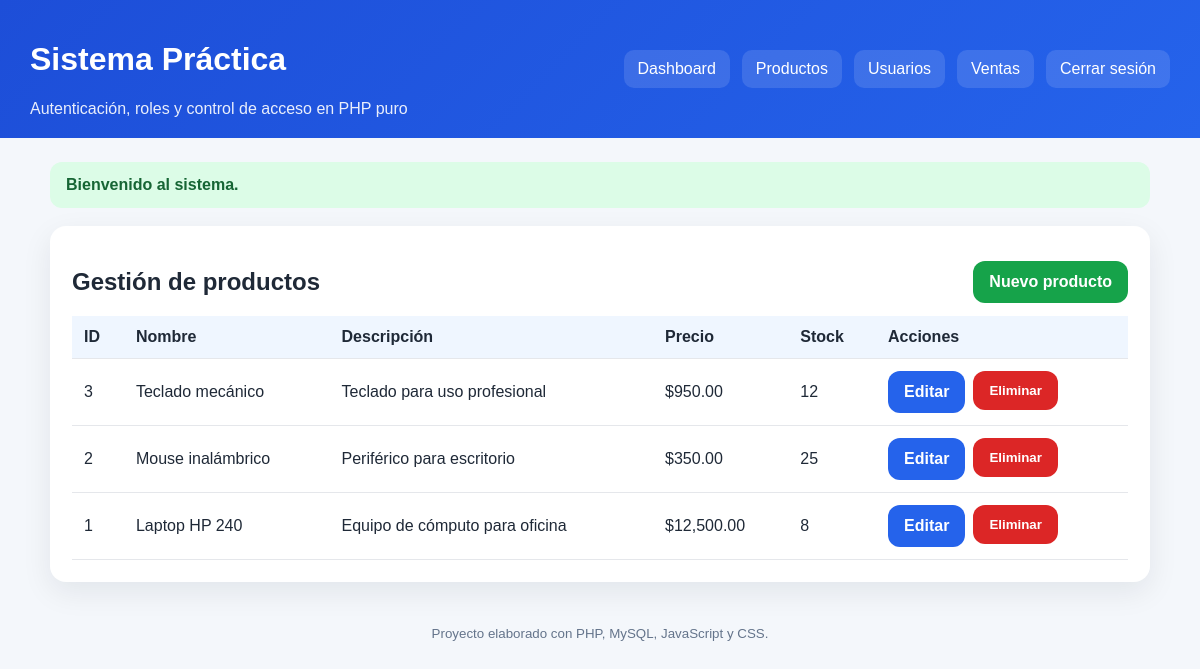
/productos/index.php (signed in), run on the app's committed database.
### tables this page shows
CREATE TABLE productos (
  id INT AUTO_INCREMENT PRIMARY KEY,
  nombre VARCHAR(120) NOT NULL,
  descripcion TEXT NULL,
  precio DECIMAL(10,2) NOT NULL DEFAULT 0.00,
  stock INT NOT NULL DEFAULT 0,
  creado_por INT NULL,
  created_at TIMESTAMP DEFAULT CURRENT_TIMESTAMP,
  CONSTRAINT fk_productos_usuario
    FOREIGN KEY (creado_por) REFERENCES usuarios(id)
    ON UPDATE CASCADE
    ON DELETE SET NULL
);

### includes/funciones.php (called while the page is built, shortened)
<?php
function e(?string $value): string
{
    return htmlspecialchars((string) $value, ENT_QUOTES, 'UTF-8');
}
function has_role(array $roles): bool
{
    return isset($_SESSION['rol']) && in_array($_SESSION['rol'], $roles, true);
}

### productos/index.php (the view, shortened to what this page needs)
<?php
require_once __DIR__ . '/../includes/autenticacion.php';
$products = $pdo->query('SELECT * FROM productos ORDER BY id DESC')->fetchAll();
require_once __DIR__ . '/../includes/header.php';
?>
<div class="card">
    <div class="actions" style="justify-content: space-between; align-items: center;">
        <h2>Gestión de productos</h2>
        <?php if (has_role(['Administrador', 'Usuario'])): ?>
            <a class="btn btn-success" href="crear.php">Nuevo producto</a>
        <?php endif; ?>
    </div>
    <div class="table-wrapper">
        <table>
            <thead>
                <tr>
                    <th>ID</th>
                    <th>Nombre</th>
                    <th>Descripción</th>
                    <th>Precio</th>
                    <th>Stock</th>
                    <th>Acciones</th>
                </tr>
            </thead>
            <tbody>
                <?php foreach ($products as $product): ?>
                    <tr>
                        <td><?= (int)$product['id'] ?></td>
                        <td><?= e($product['nombre']) ?></td>
                        <td><?= e($product['descripcion']) ?></td>
                        <td>$<?= number_format((float)$product['precio'], 2) ?></td>
                        <td><?= (int)$product['stock'] ?></td>
                        <td class="actions">
                            <?php if (has_role(['Administrador', 'Usuario'])): ?>
                                <a class="btn btn-primary" href="editar.php?id=<?= (int)$product['id'] ?>">Editar</a>
                                <form method="POST" action="eliminar.php">
                                    <button
                                        class="btn btn-danger"
                                        type="submit"
                                        onclick="return confirm('¿Eliminar producto?');"
                                    >
                                        Eliminar
                                    </button>
                                </form>
                            <?php else: ?>
                                <span>Solo consulta</span>
                            <?php endif; ?>
                        </td>
                    </tr>
                <?php endforeach; ?>
            </tbody>
        </table>
    </div>
</div>
<?php
require_once __DIR__ . '/../includes/footer.php';
?>

### assets/css/style.css (style rules this page uses)
* { box-sizing:border-box;font-family:Arial, Helvetica, sans-serif; }
body { margin:0;background:#f4f7fb;color:#1f2937; }
.card { background:white;border-radius:16px;padding:22px;box-shadow:0 10px 30px rgba(15,23,42,.08);margin-bottom:20px; }
button,.btn { border:none;border-radius:12px;padding:12px 16px;cursor:pointer;text-decoration:none;display:inline-block;font-weight:bold; }
.btn-primary { background:#2563eb;color:white; }
.btn-success { background:#16a34a;color:white; }
.btn-danger { background:#dc2626;color:white; }
.table-wrapper { overflow-x:auto; }
table { width:100%;border-collapse:collapse;background:white; }
th,td { padding:12px;border-bottom:1px solid #e5e7eb;text-align:left; }
th { background:#eff6ff; }
.actions { display:flex;gap:8px;flex-wrap:wrap; }

### data on the page
productos: id "3", nombre "Teclado mecánico", descripcion "Teclado para uso profesional", precio "950.00", stock "12"
productos: id "2", nombre "Mouse inalámbrico", descripcion "Periférico para escritorio", precio "350.00", stock "25"
productos: id "1", nombre "Laptop HP 240", descripcion "Equipo de cómputo para oficina", precio "12,500.00", stock "8"

### other printed values
APP_NAME "Sistema Práctica"
$flash['message'] "Bienvenido al sistema."
